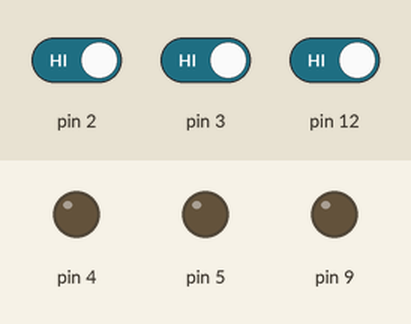
This sketch was run on a simulated Arduino Uno, built with avr-gcc and run on an emulated ATmega328P. Shown: output pins drawn as LEDs (lit = HIGH). Inputs (shaded band) come from the test bench; at power-on: pin 2 HIGH, pin 3 HIGH, pin 12 HIGH. What the sketch prints to the serial monitor is not drawn.

Above: at 1.2 s.
1.3 s: pin 2 driven LOW
At 2.5 s:
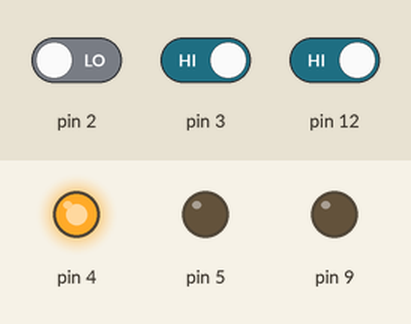
2.8 s: pin 3 driven LOW
At 3.7 s:
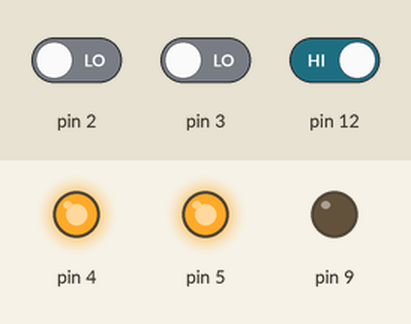
4.3 s: pin 12 driven LOW
At 4.9 s:
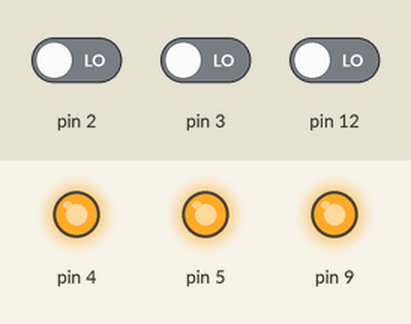
5.8 s: pin 2 driven HIGH
At 7.0 s:
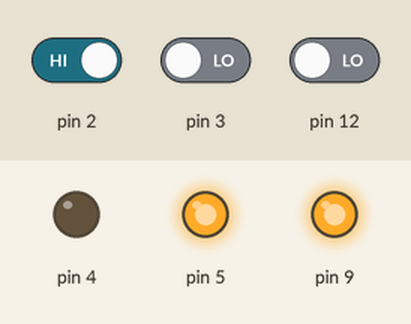
7.3 s: pin 3 driven HIGH
At 8.4 s:
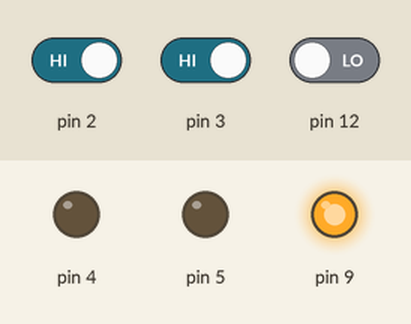
8.8 s: pin 2 driven LOW
At 9.5 s:
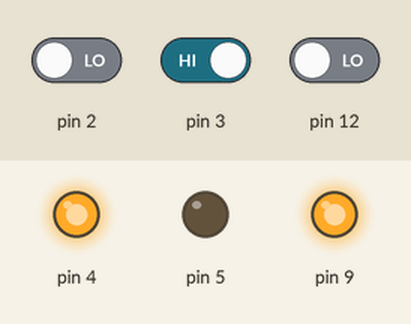
Timing chart, 0 to 11.3 s (numbered marks = the images above; inputs shaded):
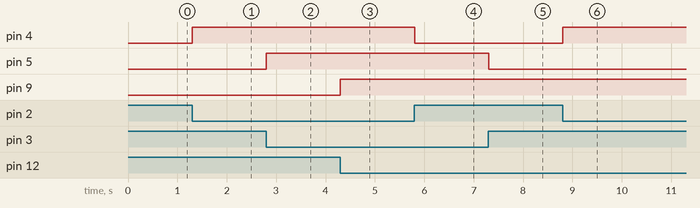

Measured:
- after the input at 1.3 s, pin 4: LOW → HIGH at once
- after the input at 2.8 s, pin 5: LOW → HIGH at once
- after the input at 4.3 s, pin 9: LOW → HIGH at once
- after the input at 5.8 s, pin 4: HIGH → LOW at once
- after the input at 7.3 s, pin 5: HIGH → LOW at once
- after the input at 8.8 s, pin 4: LOW → HIGH at once

The sketch:

infrared32.ino
```cpp
#include <IRremote.h>
#include "Adafruit_MCP23017.h"

Adafruit_MCP23017 mcp;
IRrecv irrecv(11);
IRsend irsend;
decode_results results;

void setup() {
  Serial.begin(115200);
  irrecv.enableIRIn();
  irrecv.blink13(true);
  //  #ifdef __AVR_ATmega328P__
  //  Serial.println("HALO");
  //  #endif
  mcp.begin(0);
  /*
     7   12 15
     4   11 14
     5   10 13
     6   8  3
     0 1 9  2
  */
  mcp.pinMode(0, OUTPUT);
  mcp.pinMode(1, OUTPUT);
  mcp.pinMode(2, OUTPUT);
  mcp.pinMode(3, OUTPUT);
  mcp.pinMode(4, OUTPUT);
  mcp.pinMode(5, OUTPUT);
  mcp.pinMode(6, OUTPUT);
  mcp.pinMode(7, OUTPUT);
  mcp.pinMode(8, OUTPUT);
  mcp.pinMode(9, OUTPUT);
  mcp.pinMode(10, OUTPUT);
  mcp.pinMode(11, OUTPUT);
  mcp.pinMode(12, OUTPUT);
  mcp.pinMode(13, OUTPUT);
  mcp.pinMode(14, OUTPUT);
  mcp.pinMode(15, OUTPUT);
  mcp.digitalWrite(0, LOW);
  mcp.digitalWrite(1, LOW);
  mcp.digitalWrite(2, LOW);
  mcp.digitalWrite(3, LOW);
  mcp.digitalWrite(4, LOW);
  mcp.digitalWrite(5, LOW);
  mcp.digitalWrite(6, LOW);
  mcp.digitalWrite(7, LOW);
  mcp.digitalWrite(8, LOW);
  mcp.digitalWrite(9, LOW);
  mcp.digitalWrite(10, LOW);
  mcp.digitalWrite(11, LOW);
  mcp.digitalWrite(12, LOW);
  mcp.digitalWrite(13, LOW);
  mcp.digitalWrite(14, LOW);
  mcp.digitalWrite(15, LOW);
  pinMode(2, INPUT);
  pinMode(3, INPUT);
  pinMode(4, OUTPUT);
  pinMode(5, OUTPUT);
  pinMode(12, INPUT);
  pinMode(9, OUTPUT);
  //Serial.write("serial test");
}

char rser[4] = {0, 0, 0, 0};
char sir;
bool isrepeat = false;
bool s = true;
bool s2 = true;
bool s3 = true;
int portno;
bool iswrite = false;

void loop() {
  rser[0] = Serial.read();
  if (rser[0] == 0x72) {
    rser[1] = Serial.read();
    rser[2] = Serial.read();
    portno = ((int)rser[1] - 48) * 10 + ((int)rser[2] - 48);
    stateRead(portno);
  } else if (rser[0] == 0x77) {
    rser[1] = Serial.read();
    rser[2] = Serial.read();
    rser[3] = Serial.read();
    for (int p = 0; p < 16; p++) {
      mcp.digitalWrite(p, LOW);
    }
    portno = ((int)rser[1] - 48) * 10 + ((int)rser[2] - 48);
    mcp.digitalWrite(portno, HIGH);
    sir = rser[3];
    iswrite = true;
    stateWrite(portno, sir);
  }
  if (digitalRead(2) == LOW) {
    delay(1);
    if (digitalRead(2) == LOW && s) {
      digitalWrite(4, HIGH);
      Serial.print('a');
      s = false;
    }
  } else {
    delay(1);
    if (digitalRead(2) == HIGH && (!s)) {
      digitalWrite(4, LOW);
      Serial.print('b');
      s = true;
    }
  }
  if (digitalRead(3) == LOW) {
    delay(1);
    if (digitalRead(3) == LOW && s2) {
      digitalWrite(5, HIGH);
      Serial.print('c');
      s2 = false;
    }
  } else {
    delay(1);
    if (digitalRead(3) == HIGH && (!s2)) {
      digitalWrite(5, LOW);
      Serial.print('d');
      s2 = true;
    }
  }
  if (digitalRead(12) == LOW) {
    delay(1);
    if (digitalRead(12) == LOW && s3) {
      digitalWrite(9, HIGH);
      Serial.print('e');
      s3 = false;
    }
  } else {
    delay(1);
    if (digitalRead(12) == HIGH && (!s3)) {
      digitalWrite(9, LOW);
      Serial.print('f');
      s3 = true;
    }
  }
}
bool timeout;
long nowtime;
long outtime = 0;
char stateRead (int puzzleport) {
  for (int p = 0; p < 16; p++) {
    mcp.digitalWrite(p, LOW);
  }
  mcp.digitalWrite(puzzleport + 8, HIGH);
  delay(40);
  irsend.sendSony('?', 12);
  irrecv.enableIRIn();
  irrecv.blink13(true);
  timeout = true;
  nowtime = millis();
  while ((!(irrecv.decode(&results)) || results.decode_type != SONY) && timeout) {
    if (Serial.available() > 0) {
      return;
    }
    if (millis() - nowtime > 200) {
      timeout = false;
      delay(10);
      stateRead(puzzleport);
      return;
    }
  }
  Serial.print((char)(results.value % 32 + 64));
  irrecv.resume();
}
void stateWrite (int puzzleport, char code) {
  for (int p = 0; p < 16; p++) {
    mcp.digitalWrite(p, LOW);
  }
  mcp.digitalWrite(puzzleport + 8, HIGH);
  delay(40);
  irsend.sendSony(code, 12);
  irrecv.enableIRIn();
  irrecv.blink13(true);
  timeout = true;
  nowtime = millis();
  while ((!(irrecv.decode(&results)) || results.decode_type != SONY) && timeout) {
    if (Serial.available() > 0) {
      Serial.print('1');
      return;
    }
    if (millis() - nowtime > 200) {
      timeout = false;
      delay(10);
      outtime++;
      if (outtime == 5) {
        Serial.print('2');
        return;
      }
      stateWrite(puzzleport, code);
      return;
    }
  }
  outtime = 0;
  if (results.value == code) {
    if (code != '=') {
      stateWrite(puzzleport, '=');
    } else {
      if (iswrite) {
        Serial.print('=');
        iswrite = false;
      }
    }
  } else {
    stateWrite(puzzleport, code);
  }
}
```
